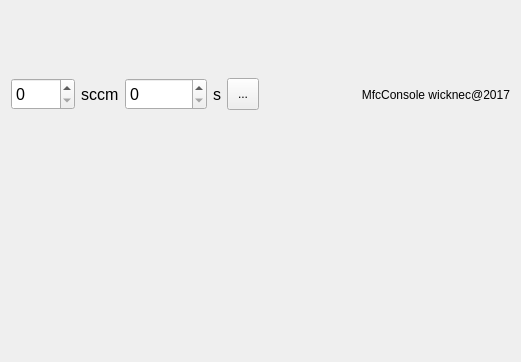
<?xml version="1.0" encoding="UTF-8"?>
<ui version="4.0">
 <class>Form</class>
 <widget class="QWidget" name="Form">
  <property name="geometry">
   <rect>
    <x>0</x>
    <y>0</y>
    <width>517</width>
    <height>362</height>
   </rect>
  </property>
  <property name="windowTitle">
   <string>Form</string>
  </property>
  <layout class="QVBoxLayout" name="verticalLayout">
   <item>
    <layout class="QHBoxLayout" name="horizontalLayout">
     <item>
      <widget class="QSpinBox" name="spinFlow">
       <property name="minimumSize">
        <size>
         <width>0</width>
         <height>32</height>
        </size>
       </property>
       <property name="font">
        <font>
         <pointsize>12</pointsize>
        </font>
       </property>
       <property name="maximum">
        <number>2000</number>
       </property>
      </widget>
     </item>
     <item>
      <widget class="QLabel" name="label">
       <property name="font">
        <font>
         <pointsize>12</pointsize>
        </font>
       </property>
       <property name="text">
        <string>sccm</string>
       </property>
      </widget>
     </item>
     <item>
      <widget class="QSpinBox" name="spinTime">
       <property name="minimumSize">
        <size>
         <width>0</width>
         <height>32</height>
        </size>
       </property>
       <property name="font">
        <font>
         <pointsize>12</pointsize>
        </font>
       </property>
       <property name="maximum">
        <number>9999999</number>
       </property>
      </widget>
     </item>
     <item>
      <widget class="QLabel" name="label_2">
       <property name="font">
        <font>
         <pointsize>12</pointsize>
        </font>
       </property>
       <property name="text">
        <string>s</string>
       </property>
      </widget>
     </item>
     <item>
      <widget class="QToolButton" name="toolButton">
       <property name="minimumSize">
        <size>
         <width>32</width>
         <height>32</height>
        </size>
       </property>
       <property name="toolTip">
        <string>&lt;html&gt;&lt;head/&gt;&lt;body&gt;&lt;p&gt;Open valve and start timing&lt;/p&gt;&lt;/body&gt;&lt;/html&gt;</string>
       </property>
       <property name="text">
        <string>...</string>
       </property>
      </widget>
     </item>
     <item>
      <widget class="QLabel" name="label_3">
       <property name="minimumSize">
        <size>
         <width>245</width>
         <height>0</height>
        </size>
       </property>
       <property name="text">
        <string>MfcConsole wicknec@2017</string>
       </property>
       <property name="alignment">
        <set>Qt::AlignRight|Qt::AlignTrailing|Qt::AlignVCenter</set>
       </property>
      </widget>
     </item>
    </layout>
   </item>
   <item>
    <widget class="MatplotlibWidget" name="matplotlibwidget"/>
   </item>
  </layout>
 </widget>
 <customwidgets>
  <customwidget>
   <class>MatplotlibWidget</class>
   <extends>QWidget</extends>
   <header>matplotlibwidget</header>
  </customwidget>
 </customwidgets>
 <resources/>
 <connections/>
</ui>
